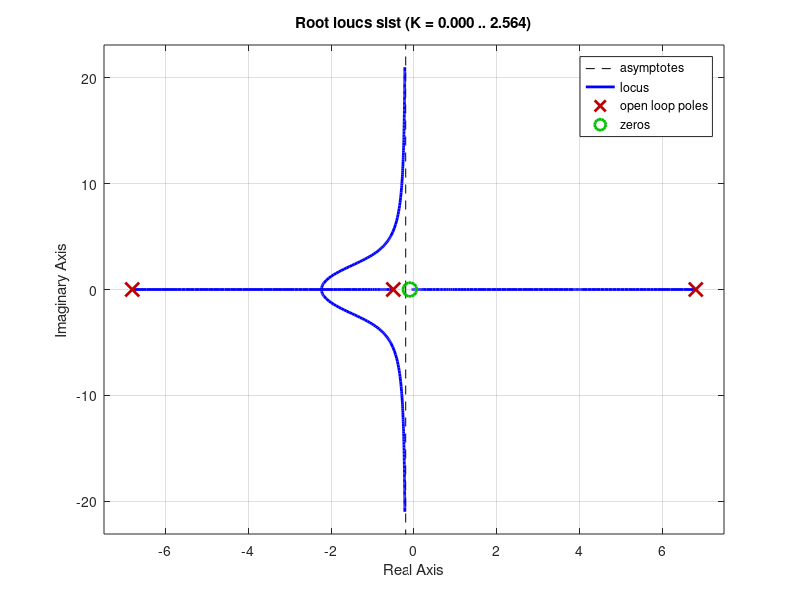

Write the MATLAB code that produced this figure.
% Lead-Lag Controller Parameters
K = -5.5; % Adjusted gain
T1 = 0.1; % Lead time constant
T2 = 0.5; % Lag time constant
planta_num = -1;
planta_dem = [0.029 0 -1.3381];
sist_num = conv(planta_num * K, [1 T1]);
sist_dem = conv(planta_dem, [1 T2]);
sist = tf(sist_num, sist_dem);
rlocus(sist);